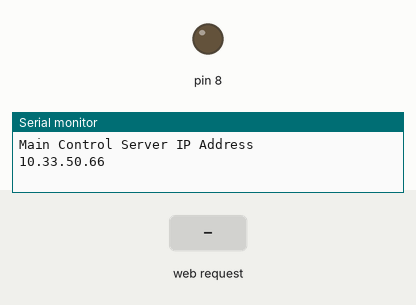
This sketch was run on a simulated Arduino Uno, built for the host (arithmetic inside an expression is 32-bit, double 64-bit). On the bench: output pins drawn as LEDs (lit = HIGH), the last lines printed to the serial monitor. The test bench sets the inputs (shaded band). WiFi joins after 1.5 s; servers stay silent unless stated.

Above: at 1.2 s.
1.3 s: HTTP request GET /on received
At 2.5 s:
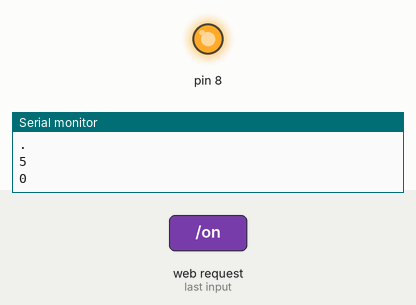
2.8 s: HTTP request GET /off received
At 3.7 s:
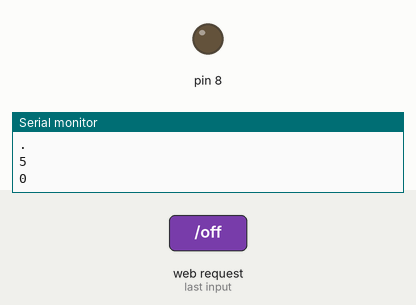
Timing chart, 0 to 5.8 s (numbered marks = the images above; inputs shaded):
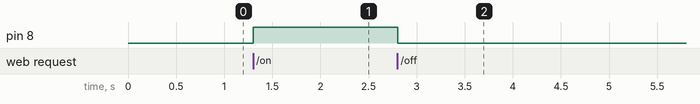

The sketch:

Arduino_Network_Server.ino
```cpp
//initialize required libraries
#include <SPI.h>
#include <Ethernet.h>

//configuring the arduino shield
byte mac[] = {
  0x00, 0xAA, 0xBB, 0xCC, 0xDE, 0x04
};

//giving the arduino a fallback ip address
//the ip address should be randomly generated,
//but if it fails it will attempt
//to use this address
IPAddress ip(10, 33, 50, 66);
IPAddress myDns(192,168,1, 1);
IPAddress gateway(10, 33, 50, 1);
IPAddress subnet(255, 255, 255, 0);

// telnet is ran out of port 23
EthernetServer server(23);

//stores the most recent command
String command;
boolean alreadyConnected = false;
char Char;

void setup() {

  //starts up the ethernet shield
  Ethernet.begin(mac,ip,gateway,subnet);
  server.begin();

  //starts up the serial monitor
  Serial.begin(9600);

  //prints out the ip address assigned to the arduino
  Serial.println("Main Control Server IP Address");
  Serial.println(Ethernet.localIP());

  //sets up the output to tell the transmiter arduino when to send the command to the receiver
  pinMode(8, OUTPUT);
}

void loop() {

  //activates the server
  EthernetClient client = server.available();

  //if a user has joined the chat
  if(client){
    //sends the user an opening message when they
    //first connect detailing what commands they can give
    if(!alreadyConnected) {
      client.flush();
      command="";

      server.print("Welcome User!");
      //ensures the opening message is only displayed once
      alreadyConnected = true;
    }
  }

//while a user is connected obtain user input
  while(client.available()) {
    Char = client.read();

//0x0D = enter key
//if the user hits the enter key, attempt to run the current command string
//if the last keypress was not enter, add it to the command string
  if(Char == 0x0D){
    server.print("Command Recieved");
    server.println(command);
    processCommand(command);
  }else{
    Serial.println(Char);
    command += Char;
  }
  }
}

//determines whether a valid command has been entered
void processCommand(String command2){

    //sends a high signal to the transmitter arduino if the command "on" is found
    if(command.indexOf("on") > -1){
        digitalWrite(8, HIGH);
    }
    //sends a low signal to the transmitter if the command "off" is found
    else if(command.indexOf("off")> -1){
        digitalWrite(8, LOW);
    }
    //if no valid command is found, displays a list of valid commands in the chat room
    else{
        server.println("List of Valid Commands:");
        server.println("on");
        server.println("off");
    }

    //clears the command string to start building the next command string
    command = "";
}
```

Measured:
- after the input at 1.3 s, pin 8: LOW → HIGH at once
- after the input at 2.8 s, pin 8: HIGH → LOW at once
